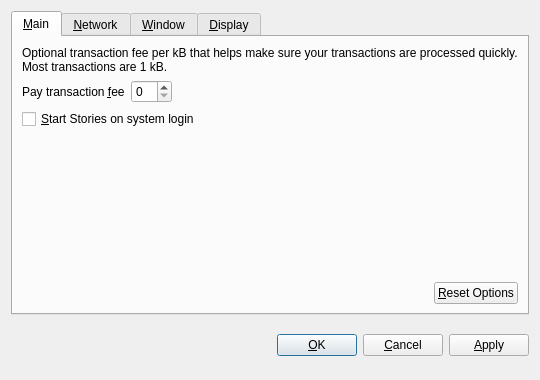
<?xml version="1.0" encoding="UTF-8"?>
<ui version="4.0">
 <class>OptionsDialog</class>
 <widget class="QDialog" name="OptionsDialog">
  <property name="geometry">
   <rect>
    <x>0</x>
    <y>0</y>
    <width>540</width>
    <height>380</height>
   </rect>
  </property>
  <property name="windowTitle">
   <string>Options</string>
  </property>
  <property name="modal">
   <bool>true</bool>
  </property>
  <layout class="QVBoxLayout" name="verticalLayout">
   <item>
    <widget class="QTabWidget" name="tabWidget">
     <property name="tabPosition">
      <enum>QTabWidget::North</enum>
     </property>
     <property name="currentIndex">
      <number>0</number>
     </property>
     <widget class="QWidget" name="tabMain">
      <attribute name="title">
       <string>&amp;Main</string>
      </attribute>
      <layout class="QVBoxLayout" name="verticalLayout_Main">
       <item>
        <widget class="QLabel" name="transactionFeeInfoLabel">
         <property name="text">
          <string>Optional transaction fee per kB that helps make sure your transactions are processed quickly. Most transactions are 1 kB.</string>
         </property>
         <property name="textFormat">
          <enum>Qt::PlainText</enum>
         </property>
         <property name="wordWrap">
          <bool>true</bool>
         </property>
        </widget>
       </item>
       <item>
        <layout class="QHBoxLayout" name="horizontalLayout_1_Main">
         <item>
          <widget class="QLabel" name="transactionFeeLabel">
           <property name="text">
            <string>Pay transaction &amp;fee</string>
           </property>
           <property name="textFormat">
            <enum>Qt::PlainText</enum>
           </property>
           <property name="buddy">
            <cstring>transactionFee</cstring>
           </property>
          </widget>
         </item>
         <item>
          <widget class="BitcoinAmountField" name="transactionFee"/>
         </item>
         <item>
          <spacer name="horizontalSpacer_1_Main">
           <property name="orientation">
            <enum>Qt::Horizontal</enum>
           </property>
           <property name="sizeHint" stdset="0">
            <size>
             <width>40</width>
             <height>20</height>
            </size>
           </property>
          </spacer>
         </item>
        </layout>
       </item>
       <item>
        <widget class="QCheckBox" name="bitcoinAtStartup">
         <property name="toolTip">
          <string>Automatically start Stories after logging in to the system.</string>
         </property>
         <property name="text">
          <string>&amp;Start Stories on system login</string>
         </property>
        </widget>
       </item>
       <item>
        <spacer name="verticalSpacer_Main">
         <property name="orientation">
          <enum>Qt::Vertical</enum>
         </property>
         <property name="sizeHint" stdset="0">
          <size>
           <width>20</width>
           <height>40</height>
          </size>
         </property>
        </spacer>
       </item>
       <item>
        <layout class="QHBoxLayout" name="horizontalLayout_2_Main">
         <item>
          <spacer name="horizontalSpacer_2_Main">
           <property name="orientation">
            <enum>Qt::Horizontal</enum>
           </property>
           <property name="sizeHint" stdset="0">
            <size>
             <width>40</width>
             <height>20</height>
            </size>
           </property>
          </spacer>
         </item>
         <item>
          <widget class="QPushButton" name="resetButton">
           <property name="toolTip">
            <string>Reset all client options to default.</string>
           </property>
           <property name="text">
            <string>&amp;Reset Options</string>
           </property>
           <property name="autoDefault">
            <bool>false</bool>
           </property>
          </widget>
         </item>
        </layout>
       </item>
      </layout>
     </widget>
     <widget class="QWidget" name="tabNetwork">
      <attribute name="title">
       <string>&amp;Network</string>
      </attribute>
      <layout class="QVBoxLayout" name="verticalLayout_Network">
       <item>
        <widget class="QCheckBox" name="mapPortUpnp">
         <property name="toolTip">
          <string>Automatically open the Stories client port on the router. This only works when your router supports UPnP and it is enabled.</string>
         </property>
         <property name="text">
          <string>Map port using &amp;UPnP</string>
         </property>
        </widget>
       </item>
       <item>
        <widget class="QCheckBox" name="connectSocks">
         <property name="toolTip">
          <string>Connect to the Stories network through a SOCKS proxy (e.g. when connecting through Tor).</string>
         </property>
         <property name="text">
          <string>&amp;Connect through SOCKS proxy:</string>
         </property>
        </widget>
       </item>
       <item>
        <layout class="QHBoxLayout" name="horizontalLayout_Network">
         <item>
          <widget class="QLabel" name="proxyIpLabel">
           <property name="text">
            <string>Proxy &amp;IP:</string>
           </property>
           <property name="textFormat">
            <enum>Qt::PlainText</enum>
           </property>
           <property name="buddy">
            <cstring>proxyIp</cstring>
           </property>
          </widget>
         </item>
         <item>
          <widget class="QValidatedLineEdit" name="proxyIp">
           <property name="maximumSize">
            <size>
             <width>140</width>
             <height>16777215</height>
            </size>
           </property>
           <property name="toolTip">
            <string>IP address of the proxy (e.g. 127.0.0.1)</string>
           </property>
          </widget>
         </item>
         <item>
          <widget class="QLabel" name="proxyPortLabel">
           <property name="text">
            <string>&amp;Port:</string>
           </property>
           <property name="textFormat">
            <enum>Qt::PlainText</enum>
           </property>
           <property name="buddy">
            <cstring>proxyPort</cstring>
           </property>
          </widget>
         </item>
         <item>
          <widget class="QLineEdit" name="proxyPort">
           <property name="maximumSize">
            <size>
             <width>55</width>
             <height>16777215</height>
            </size>
           </property>
           <property name="toolTip">
            <string>Port of the proxy (e.g. 9050)</string>
           </property>
          </widget>
         </item>
         <item>
          <widget class="QLabel" name="socksVersionLabel">
           <property name="text">
            <string>SOCKS &amp;Version:</string>
           </property>
           <property name="textFormat">
            <enum>Qt::PlainText</enum>
           </property>
           <property name="buddy">
            <cstring>socksVersion</cstring>
           </property>
          </widget>
         </item>
         <item>
          <widget class="QValueComboBox" name="socksVersion">
           <property name="toolTip">
            <string>SOCKS version of the proxy (e.g. 5)</string>
           </property>
          </widget>
         </item>
         <item>
          <spacer name="horizontalSpacer_Network">
           <property name="orientation">
            <enum>Qt::Horizontal</enum>
           </property>
           <property name="sizeHint" stdset="0">
            <size>
             <width>40</width>
             <height>20</height>
            </size>
           </property>
          </spacer>
         </item>
        </layout>
       </item>
       <item>
        <spacer name="verticalSpacer_Network">
         <property name="orientation">
          <enum>Qt::Vertical</enum>
         </property>
         <property name="sizeHint" stdset="0">
          <size>
           <width>20</width>
           <height>40</height>
          </size>
         </property>
        </spacer>
       </item>
      </layout>
     </widget>
     <widget class="QWidget" name="tabWindow">
      <attribute name="title">
       <string>&amp;Window</string>
      </attribute>
      <layout class="QVBoxLayout" name="verticalLayout_Window">
       <item>
        <widget class="QCheckBox" name="minimizeToTray">
         <property name="toolTip">
          <string>Show only a tray icon after minimizing the window.</string>
         </property>
         <property name="text">
          <string>&amp;Minimize to the tray instead of the taskbar</string>
         </property>
        </widget>
       </item>
       <item>
        <widget class="QCheckBox" name="minimizeOnClose">
         <property name="toolTip">
          <string>Minimize instead of exit the application when the window is closed. When this option is enabled, the application will be closed only after selecting Quit in the menu.</string>
         </property>
         <property name="text">
          <string>M&amp;inimize on close</string>
         </property>
        </widget>
       </item>
       <item>
        <spacer name="verticalSpacer_Window">
         <property name="orientation">
          <enum>Qt::Vertical</enum>
         </property>
         <property name="sizeHint" stdset="0">
          <size>
           <width>20</width>
           <height>40</height>
          </size>
         </property>
        </spacer>
       </item>
      </layout>
     </widget>
     <widget class="QWidget" name="tabDisplay">
      <attribute name="title">
       <string>&amp;Display</string>
      </attribute>
      <layout class="QVBoxLayout" name="verticalLayout_Display">
       <item>
        <layout class="QHBoxLayout" name="horizontalLayout_1_Display">
         <item>
          <widget class="QLabel" name="langLabel">
           <property name="text">
            <string>User Interface &amp;language:</string>
           </property>
           <property name="textFormat">
            <enum>Qt::PlainText</enum>
           </property>
           <property name="buddy">
            <cstring>lang</cstring>
           </property>
          </widget>
         </item>
         <item>
          <widget class="QValueComboBox" name="lang">
           <property name="toolTip">
            <string>The user interface language can be set here. This setting will take effect after restarting Stories.</string>
           </property>
          </widget>
         </item>
        </layout>
       </item>
       <item>
        <layout class="QHBoxLayout" name="horizontalLayout_2_Display">
         <item>
          <widget class="QLabel" name="unitLabel">
           <property name="text">
            <string>&amp;Unit to show amounts in:</string>
           </property>
           <property name="textFormat">
            <enum>Qt::PlainText</enum>
           </property>
           <property name="buddy">
            <cstring>unit</cstring>
           </property>
          </widget>
         </item>
         <item>
          <widget class="QValueComboBox" name="unit">
           <property name="toolTip">
            <string>Choose the default subdivision unit to show in the interface and when sending coins.</string>
           </property>
          </widget>
         </item>
        </layout>
       </item>
       <item>
        <widget class="QCheckBox" name="displayAddresses">
         <property name="toolTip">
          <string>Whether to show Stories addresses in the transaction list or not.</string>
         </property>
         <property name="text">
          <string>&amp;Display addresses in transaction list</string>
         </property>
        </widget>
       </item>
       <item>
        <spacer name="verticalSpacer_Display">
         <property name="orientation">
          <enum>Qt::Vertical</enum>
         </property>
         <property name="sizeHint" stdset="0">
          <size>
           <width>20</width>
           <height>40</height>
          </size>
         </property>
        </spacer>
       </item>
      </layout>
     </widget>
    </widget>
   </item>
   <item>
    <layout class="QHBoxLayout" name="horizontalLayout_Buttons">
     <item>
      <spacer name="horizontalSpacer_1">
       <property name="orientation">
        <enum>Qt::Horizontal</enum>
       </property>
       <property name="sizeHint" stdset="0">
        <size>
         <width>40</width>
         <height>48</height>
        </size>
       </property>
      </spacer>
     </item>
     <item>
      <widget class="QLabel" name="statusLabel">
       <property name="font">
        <font>
         <weight>75</weight>
         <bold>true</bold>
        </font>
       </property>
       <property name="text">
        <string/>
       </property>
       <property name="textFormat">
        <enum>Qt::PlainText</enum>
       </property>
       <property name="wordWrap">
        <bool>true</bool>
       </property>
      </widget>
     </item>
     <item>
      <spacer name="horizontalSpacer_2">
       <property name="orientation">
        <enum>Qt::Horizontal</enum>
       </property>
       <property name="sizeHint" stdset="0">
        <size>
         <width>40</width>
         <height>48</height>
        </size>
       </property>
      </spacer>
     </item>
     <item>
      <widget class="QPushButton" name="okButton">
       <property name="text">
        <string>&amp;OK</string>
       </property>
      </widget>
     </item>
     <item>
      <widget class="QPushButton" name="cancelButton">
       <property name="text">
        <string>&amp;Cancel</string>
       </property>
       <property name="autoDefault">
        <bool>false</bool>
       </property>
      </widget>
     </item>
     <item>
      <widget class="QPushButton" name="applyButton">
       <property name="text">
        <string>&amp;Apply</string>
       </property>
       <property name="autoDefault">
        <bool>false</bool>
       </property>
      </widget>
     </item>
    </layout>
   </item>
  </layout>
 </widget>
 <customwidgets>
  <customwidget>
   <class>BitcoinAmountField</class>
   <extends>QSpinBox</extends>
   <header>bitcoinamountfield.h</header>
  </customwidget>
  <customwidget>
   <class>QValueComboBox</class>
   <extends>QComboBox</extends>
   <header>qvaluecombobox.h</header>
  </customwidget>
  <customwidget>
   <class>QValidatedLineEdit</class>
   <extends>QLineEdit</extends>
   <header>qvalidatedlineedit.h</header>
  </customwidget>
 </customwidgets>
 <resources/>
 <connections/>
</ui>
